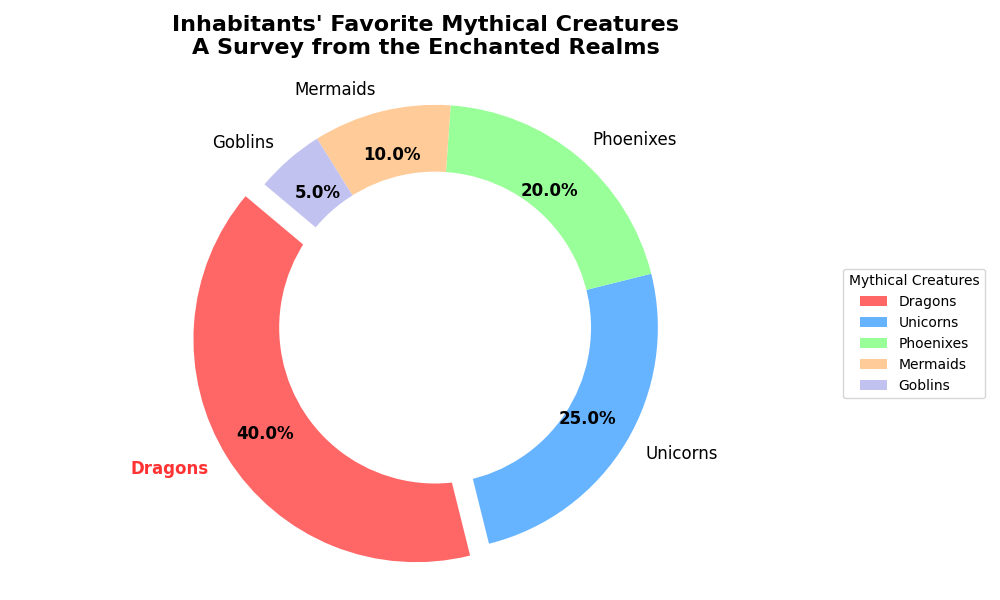

Write the Python code that produced this figure.
import matplotlib.pyplot as plt
import numpy as np

# Backstory: We're presenting the results of a survey on favorite mythical creatures. This survey was held in a fictional world where mythical creatures are a part of daily life. The survey aimed to find out which mythical creature is loved most by the inhabitants.

# Data for the survey
creatures = ['Dragons', 'Unicorns', 'Phoenixes', 'Mermaids', 'Goblins']
popularity = [40, 25, 20, 10, 5]
colors = ['#ff6666','#66b3ff','#99ff99','#ffcc99','#c2c2f0']

# Plotting the Pie Chart
fig, ax = plt.subplots(figsize=(10, 6))
wedges, texts, autotexts = ax.pie(popularity, colors=colors, labels=creatures, autopct='%1.1f%%',
                                  startangle=140, pctdistance=0.80, explode=[0.1 if p == max(popularity) else 0 for p in popularity])

# Adding annotation for emphasis
for i, (pct, txt) in enumerate(zip(autotexts, texts)):
    txt.set_fontsize(12)
    if popularity[i] == max(popularity):
        txt.set_fontweight('bold')
        txt.set_color('#ff3333')
    txt.set_text('\n'.join(txt.get_text().split()))
    pct.set_fontsize(12)
    pct.set_color('black')

# Titles and customization
plt.title("Inhabitants' Favorite Mythical Creatures\nA Survey from the Enchanted Realms", fontsize=16, fontweight='bold', pad=20)
plt.setp(autotexts, size=12, weight="bold", color="black")

# Add a circle at the center to create a 'donut' appearance
centre_circle = plt.Circle((0,0),0.70,fc='white')
fig.gca().add_artist(centre_circle)

# Ensure equal aspect ratio to make the pie a perfect circle
ax.axis('equal')  

# Legend placed outside the chart
ax.legend(wedges, creatures, title="Mythical Creatures", loc='center left', bbox_to_anchor=(1, 0, 0.5, 1))

# Automatically adjust the layout to prevent overlapping
plt.tight_layout()

# Display the plot
plt.show()
